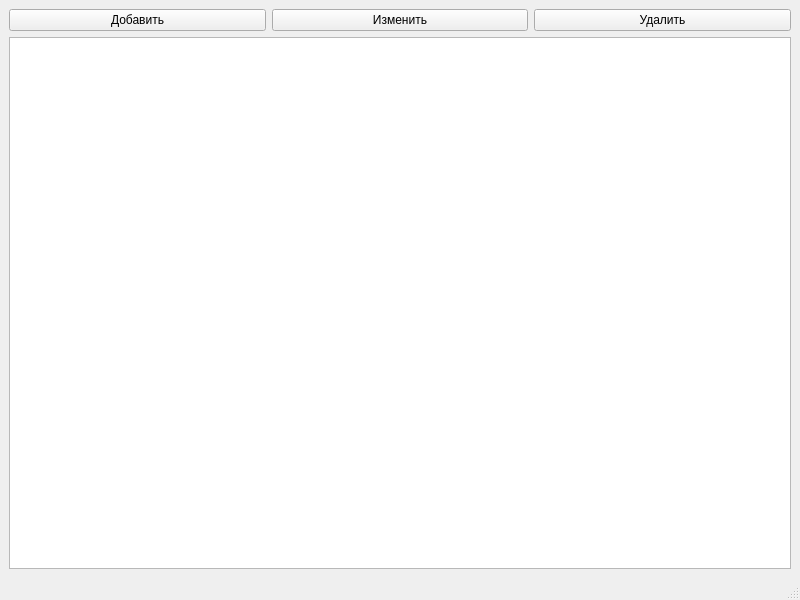
<?xml version="1.0" encoding="UTF-8"?>
<ui version="4.0">
 <class>CoffeeWindow</class>
 <widget class="QMainWindow" name="CoffeeWindow">
  <property name="geometry">
   <rect>
    <x>0</x>
    <y>0</y>
    <width>800</width>
    <height>600</height>
   </rect>
  </property>
  <property name="windowTitle">
   <string>Кофе</string>
  </property>
  <widget class="QWidget" name="centralwidget">
   <layout class="QGridLayout" name="gridLayout">
    <item row="0" column="0">
     <widget class="QPushButton" name="add_btn">
      <property name="text">
       <string>Добавить</string>
      </property>
     </widget>
    </item>
    <item row="0" column="1">
     <widget class="QPushButton" name="edit_btn">
      <property name="text">
       <string>Изменить</string>
      </property>
     </widget>
    </item>
    <item row="0" column="2">
     <widget class="QPushButton" name="delete_btn">
      <property name="text">
       <string>Удалить</string>
      </property>
     </widget>
    </item>
    <item row="1" column="0" colspan="3">
     <widget class="QTableWidget" name="tableWidget"/>
    </item>
   </layout>
  </widget>
  <widget class="QStatusBar" name="statusbar"/>
 </widget>
 <resources/>
 <connections/>
</ui>
